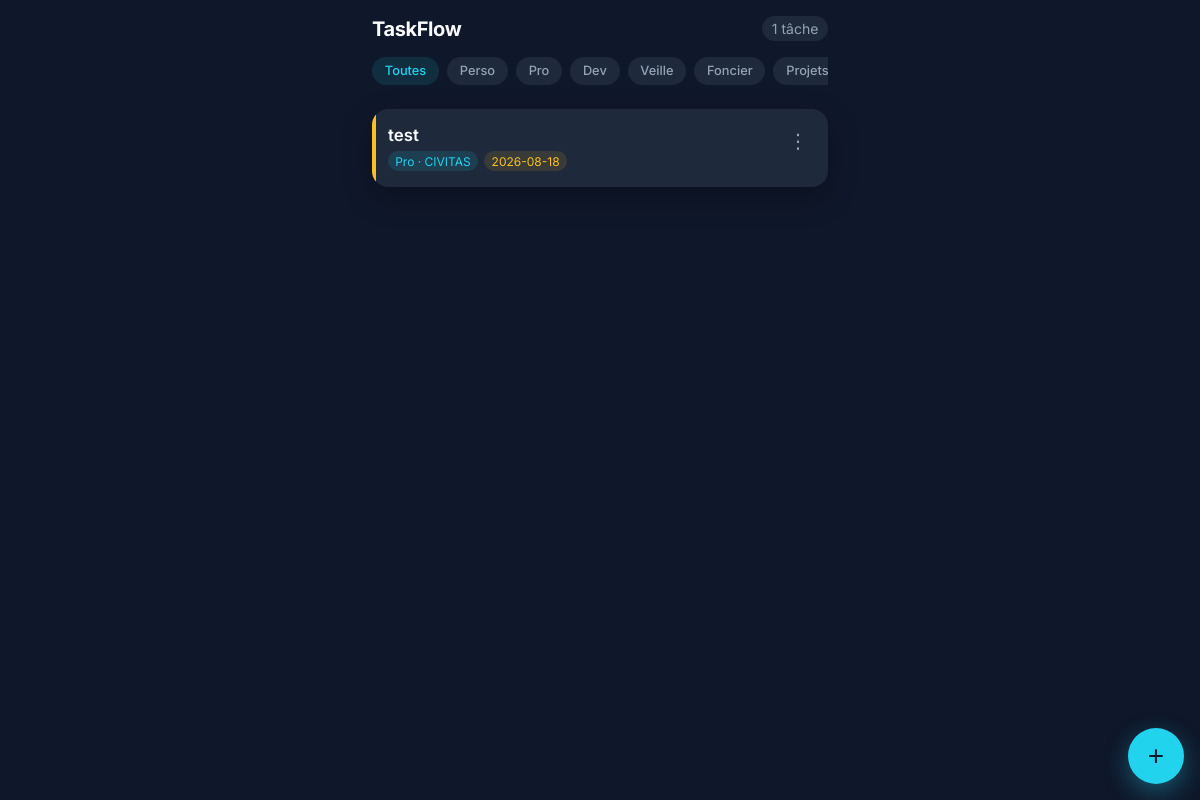
Before: / with the older database file.
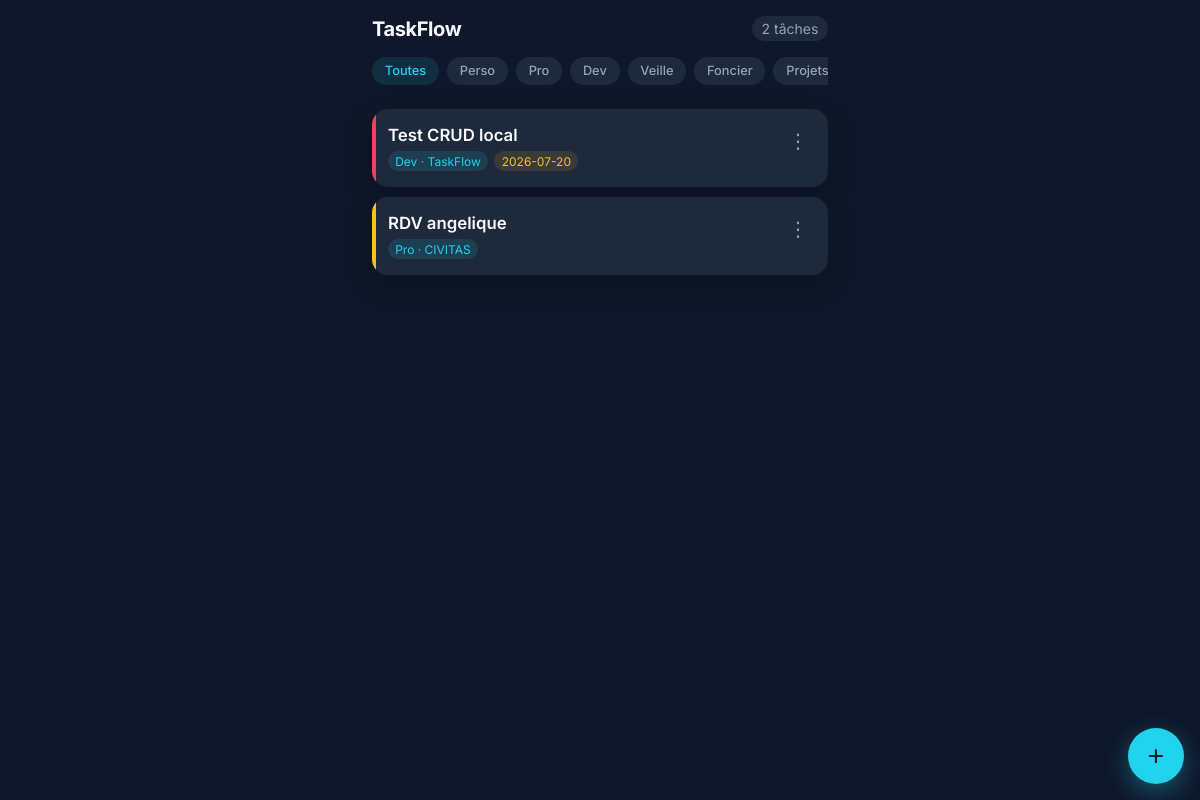
After: the same page with the newer database file.
### tables this page shows
CREATE TABLE tasks (id INTEGER PRIMARY KEY AUTOINCREMENT, title TEXT NOT NULL, category TEXT NOT NULL, subcategory TEXT, priority INTEGER CHECK(priority BETWEEN 1 AND 3), due_at TEXT, done INTEGER DEFAULT 0, created_at TEXT DEFAULT CURRENT_TIMESTAMP);

### src/Database.php (called while the page is built, shortened)
<?php
final class Database
{
    private static ?PDO $pdo = null;
    public static function get(string $path): PDO
    {
        if (self::$pdo === null) {
            self::$pdo = new PDO('sqlite:' . $path);
            self::$pdo->setAttribute(PDO::ATTR_ERRMODE, PDO::ERRMODE_EXCEPTION);
            self::$pdo->setAttribute(PDO::ATTR_DEFAULT_FETCH_MODE, PDO::FETCH_ASSOC);
        }
        return self::$pdo;
    }
}

### src/TaskRepository.php (called while the page is built, shortened)
<?php
final class TaskRepository
{
    private PDO $pdo;
    public function __construct(PDO $pdo)
    {
        $this->pdo = $pdo;
    }
    public function findIncomplete(?string $category = null): array
    {
        $sql = 'SELECT * FROM tasks WHERE done = 0';
        $params = [];
        $sql .= ' ORDER BY due_at IS NULL, due_at ASC, priority ASC';
        $stmt = $this->pdo->prepare($sql);
        $stmt->execute($params);
        return $stmt->fetchAll();
    }
    public function categories(): array
    {
        return [
            'Perso' => ['Courses', 'Santé', 'Famille'],
            'Pro' => ['Roland', 'CIVITAS', 'Appels'],
            'Dev' => ['TaskFlow', 'Matricothèque', 'LMLaP'],
            'Veille' => ['Météo', 'Veille-tech', 'Veille-concurrence'],
            'Foncier' => ['Carte', 'Dossiers', 'RDV'],
            'Projets' => ['Bougies', 'VINYLS', 'Fundisc'],
            'Administratif' => ['Impôt', 'Banque', 'Assurance'],
        ];
    }
}

### public/index.php (the view, shortened to what this page needs)
<?php
$dbPath = __DIR__ . '/taskflow.db';
if (!file_exists($dbPath)) {
    $dbPath = __DIR__ . '/taskflow.sqlite';
    if (!file_exists($dbPath)) {
        $dbPath = __DIR__ . '/../data/taskflow.db';
    }
}
$repo = new TaskRepository(Database::get($dbPath));
$categories = $repo->categories();
$filter = $_GET['category'] ?? null;
$tasks = $repo->findIncomplete($filter);
?>
<!DOCTYPE html>
<html lang="fr">
<head>
  <link rel="stylesheet" href="style.css">
</head>
<body>
  <div class="container">
    <header>
      <h1>TaskFlow</h1>
      <span class="count"><?= count($tasks) ?> tâche<?= count($tasks) > 1 ? 's' : '' ?></span>
    </header>
    <nav class="filters">
      <a href="." class="<?= $filter === null ? 'active' : '' ?>">Toutes</a>
      <?php foreach ($categories as $cat => $_): ?>
        <a href="?category=<?= urlencode($cat) ?>" class="<?= $filter === $cat ? 'active' : '' ?>"><?= htmlspecialchars($cat) ?></a>
      <?php endforeach; ?>
    </nav>
    <div class="stack">
      <?php foreach ($tasks as $task): ?>
        <article class="task-card priority-<?= (int) $task['priority'] ?>">
          <div class="task-content">
            <h2><?= htmlspecialchars($task['title'], ENT_QUOTES, 'UTF-8') ?></h2>
            <div class="task-meta">
              <span class="chip"><?= htmlspecialchars($task['category']) ?><?= $task['subcategory'] ? ' · ' . htmlspecialchars($task['subcategory']) : '' ?></span>
              <?php if ($task['due_at']): ?><span class="chip due-chip"><?= htmlspecialchars($task['due_at']) ?></span><?php endif; ?>
            </div>
          </div>
          <div class="task-actions">
            <button class="menu-btn" data-id="<?= (int) $task['id'] ?>" title="Actions">⋮</button>
          </div>
        </article>
      <?php endforeach; ?>
    </div>
  </div>
  <button class="add-btn" id="openModal">+</button>
</body>
</html>

### public/style.css (style rules this page uses)
:root { --bg: #0f172a; --surface: #1e293b; --surface-light: #334155; --text: #f8fafc; --muted: #94a3b8; --accent: #22d3ee; --accent-soft: rgba(34, 211, 238, .12); --danger: #f43f5e; --success: #34d399; --priority-high: #f43f5e; --priority-med: #fbbf24; --priority-low: #34d399; }
* { box-sizing: border-box; }
body { margin: 0; font-family: 'Inter', system-ui, -apple-system, BlinkMacSystemFont, 'Segoe UI', sans-serif; background: var(--bg); color: var(--text); min-height: 100vh; }
.container { max-width: 480px; margin: 0 auto; padding: 1rem .75rem 4rem; }
header { display: flex; justify-content: space-between; align-items: center; margin-bottom: 1rem; }
header h1 { margin: 0; font-size: 1.25rem; font-weight: 700; letter-spacing: -.02em; }
header .count { font-size: .875rem; color: var(--muted); background: var(--surface); padding: .25rem .6rem; border-radius: 999px; }
.add-btn { position: fixed; bottom: 1rem; right: 1rem; width: 3.5rem; height: 3.5rem; border-radius: 50%; border: none; background: var(--accent); color: var(--bg); font-size: 1.75rem; display: flex; align-items: center; justify-content: center; box-shadow: 0 8px 24px rgba(34, 211, 238, .35); z-index: 50; }
.stack { display: flex; flex-direction: column; gap: .6rem; }
.task-card { background: var(--surface); border-radius: 1rem; padding: 1rem; box-shadow: 0 10px 30px rgba(0, 0, 0, .25); display: grid; grid-template-columns: 1fr auto; gap: .75rem; align-items: start; position: relative; overflow: hidden; }
.task-card::before { content: ''; position: absolute; left: 0; top: 0; bottom: 0; width: 4px; }
.priority-1::before { background: var(--priority-high); }
.priority-2::before { background: var(--priority-med); }
.task-content h2 { margin: 0 0 .35rem; font-size: 1.05rem; line-height: 1.25; font-weight: 600; }
.task-meta { display: flex; flex-wrap: wrap; gap: .4rem; font-size: .75rem; color: var(--muted); }
.chip { background: var(--accent-soft); color: var(--accent); padding: .15rem .45rem; border-radius: 999px; white-space: nowrap; }
.due-chip { background: rgba(251, 191, 36, .12); color: var(--priority-med); }
.task-actions { display: flex; flex-direction: column; gap: .5rem; align-items: flex-end; }
.filters { display: flex; gap: .5rem; overflow-x: auto; padding-bottom: .5rem; margin-bottom: 1rem; scrollbar-width: none; }
.filters a { flex: 0 0 auto; padding: .4rem .8rem; background: var(--surface); color: var(--muted); border-radius: 999px; text-decoration: none; font-size: .8rem; font-weight: 500; }
.filters a.active { background: var(--accent-soft); color: var(--accent); }
.task-actions { position: relative; }
.menu-btn { background: transparent; border: none; color: var(--muted); font-size: 1.25rem; cursor: pointer; padding: .25rem; }

Changed rows visible on the page:
removed tasks: title "test", category "Pro", subcategory "CIVITAS", due_at "2026-08-18"
added tasks: title "Test CRUD local", category "Dev", subcategory "TaskFlow", due_at "2026-07-20"
added tasks: title "RDV angelique", category "Pro", subcategory "CIVITAS"
Other visible differences:
count($tasks): "1" → "2"
text now shown: "s"
